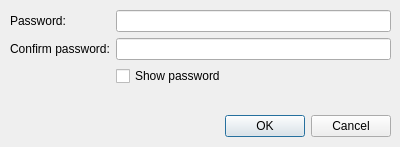
<?xml version="1.0" encoding="UTF-8"?>
<ui version="4.0">
 <class>CChangePasswordDialog</class>
 <widget class="QDialog" name="CChangePasswordDialog">
  <property name="geometry">
   <rect>
    <x>0</x>
    <y>0</y>
    <width>400</width>
    <height>147</height>
   </rect>
  </property>
  <property name="sizePolicy">
   <sizepolicy hsizetype="Fixed" vsizetype="Fixed">
    <horstretch>0</horstretch>
    <verstretch>0</verstretch>
   </sizepolicy>
  </property>
  <property name="minimumSize">
   <size>
    <width>400</width>
    <height>147</height>
   </size>
  </property>
  <property name="maximumSize">
   <size>
    <width>400</width>
    <height>147</height>
   </size>
  </property>
  <property name="windowTitle">
   <string>Change user's password dialog</string>
  </property>
  <property name="modal">
   <bool>true</bool>
  </property>
  <widget class="QDialogButtonBox" name="buttonBox">
   <property name="geometry">
    <rect>
     <x>50</x>
     <y>110</y>
     <width>341</width>
     <height>32</height>
    </rect>
   </property>
   <property name="orientation">
    <enum>Qt::Horizontal</enum>
   </property>
   <property name="standardButtons">
    <set>QDialogButtonBox::Cancel|QDialogButtonBox::Ok</set>
   </property>
  </widget>
  <widget class="QWidget" name="formLayoutWidget">
   <property name="geometry">
    <rect>
     <x>10</x>
     <y>10</y>
     <width>381</width>
     <height>91</height>
    </rect>
   </property>
   <layout class="QFormLayout" name="formLayout">
    <item row="0" column="0">
     <widget class="QLabel" name="label">
      <property name="text">
       <string>Password:</string>
      </property>
     </widget>
    </item>
    <item row="1" column="0">
     <widget class="QLabel" name="label_2">
      <property name="text">
       <string>Confirm password:</string>
      </property>
     </widget>
    </item>
    <item row="0" column="1">
     <widget class="QLineEdit" name="passwordEdit">
      <property name="echoMode">
       <enum>QLineEdit::Password</enum>
      </property>
     </widget>
    </item>
    <item row="1" column="1">
     <widget class="QLineEdit" name="passwordEdit2">
      <property name="echoMode">
       <enum>QLineEdit::Password</enum>
      </property>
     </widget>
    </item>
    <item row="2" column="1">
     <widget class="QCheckBox" name="showPassword">
      <property name="text">
       <string>Show password</string>
      </property>
      <property name="checked">
       <bool>false</bool>
      </property>
     </widget>
    </item>
   </layout>
  </widget>
 </widget>
 <resources/>
 <connections>
  <connection>
   <sender>buttonBox</sender>
   <signal>accepted()</signal>
   <receiver>CChangePasswordDialog</receiver>
   <slot>accept()</slot>
   <hints>
    <hint type="sourcelabel">
     <x>248</x>
     <y>254</y>
    </hint>
    <hint type="destinationlabel">
     <x>157</x>
     <y>274</y>
    </hint>
   </hints>
  </connection>
  <connection>
   <sender>buttonBox</sender>
   <signal>rejected()</signal>
   <receiver>CChangePasswordDialog</receiver>
   <slot>reject()</slot>
   <hints>
    <hint type="sourcelabel">
     <x>316</x>
     <y>260</y>
    </hint>
    <hint type="destinationlabel">
     <x>286</x>
     <y>274</y>
    </hint>
   </hints>
  </connection>
 </connections>
</ui>
